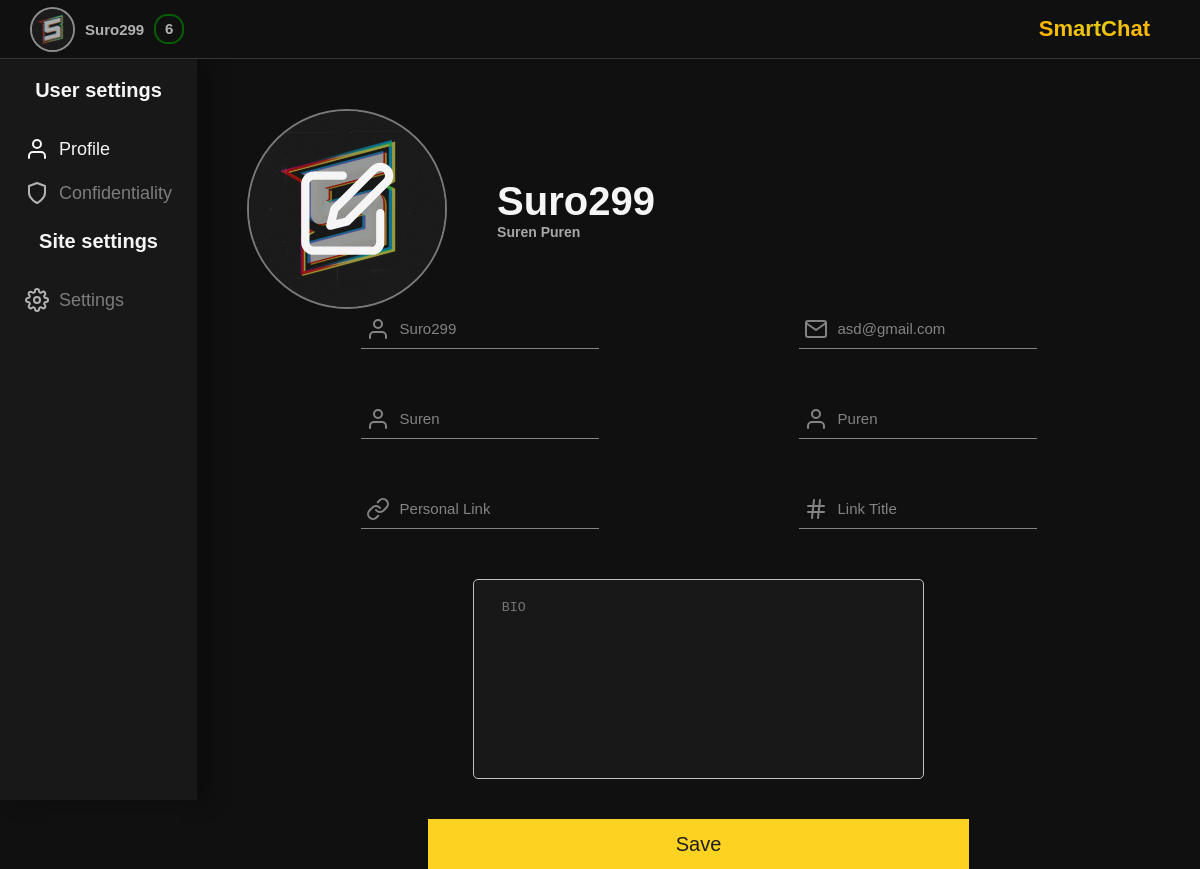
Page /settings/ (signed in) on the committed database.
### users/models.py (models this page shows, shortened)
class CustomUser(AbstractBaseUser, PermissionsMixin):
    ACTIVITY_CHOICES = (
        ('all', 'all'),
        ('friends', 'friends'),
        ('nobody', 'nobody'),
    )
    AVATAR_CHOICES = (
        ('all', 'all'),
        ('friends', 'friends'),
    )
    username = models.CharField(_("User name"), max_length = 255, unique = True)
    first_name = models.CharField(_("User First Name"), max_length = 100, blank = True)
    last_name = models.CharField(_("User Last Name"), max_length = 100, blank = True)
    email = models.EmailField(_("email address"), blank = True, default = "",)
    avatar = models.ImageField(_("User avatar"), blank = True, default = "default_avatar.png",)
    description = models.TextField(_("User Description"), blank = True, default = "No BIO")
    subscribers_set = models.ManyToManyField('CustomUser', blank = True, related_name = 'subscriptions')
    posts_posted = models.PositiveBigIntegerField(_("posts_posted"), default = 0)
    reactions = models.PositiveBigIntegerField(_("reactions"), default = 0)
    points = models.PositiveBigIntegerField(_("points"), default = 0)
    level = models.PositiveIntegerField("User level", default = 1)
    exp = models.PositiveIntegerField("User Exp", default = 0)
    favorites = models.ManyToManyField('main.PostsModel', blank = True)
    subscription_set = models.ManyToManyField('CustomUser', blank = True, related_name = 'subscribers')
    friends_set = models.ManyToManyField('CustomUser', blank = True, related_name = 'friends')
    is_staff = models.BooleanField(default = False)
    is_active = models.BooleanField(default = True)
    date_joined = models.DateTimeField(auto_created=True, default=timezone.now)
    avatar_visibility = models.CharField(max_length=7, choices= AVATAR_CHOICES, default='all')
    activity_visibility = models.CharField(max_length=7, choices= ACTIVITY_CHOICES, default='all')
    show_likes = models.BooleanField("Show Likes", default = False)
    show_dislikes = models.BooleanField("Show Dislikes", default = False)
    show_favorites = models.BooleanField("Show Favorites", default = False)
    USERNAME_FIELD = "username"
    REQUIRED_FIELDS = ["email"]
    objects = CustomUserManager()

### settings/views.py (the view, shortened to what this page needs)
# urls.py: path("", views.profil_settings, name = "profil_settings"),
def profil_settings(request):
    if not (request.user.is_authenticated):
        return redirect("login")
    one_user = User.objects.get(pk = request.user.id)
    if one_user != request.user:
        return redirect(f"/user_profile")
    return render(request, "settings/profil_settings.html", context = {
       "one_user":  one_user,
       "active": "profile"
    })

### settings/templates/settings/profil_settings.html (shortened to what this page needs)
{% extends 'main/base.html' %}
{% load static %}
{% block css %}
    <link rel="stylesheet" href="{% static 'settings/css/profile_settings/style.css' %}">
{% endblock %}
{% block main %}
    <main>
        <form method = "post" enctype="multipart/form-data">
            <section>
                <div class="">
                    <img src="{% static 'main/icon/edit.svg' %}" onclick="OpenFileSelect()">
                </div>
                <div>
                    <h1> {{ one_user.username }} </h1>
                    <h3> {{ one_user.first_name}} {{ one_user.last_name }} </h3>
                </div>
            </section>
            <section>
                <span>
                    <div>
                        <img src="{% static 'main/icon/user.svg' %}" alt="">
                        <input type="text" name = "username" placeholder = "Username" value="{{ one_user.username }}">
                    </div>
                    <div>
                        <img src="{% static 'main/icon/mail.svg' %}" alt="">
                        <input type="email" name = "email" placeholder = "Email@exemple.com" value = "{{ one_user.email }}">
                    </div>
                </span>
                <span>
                    <div>
                        <img src="{% static 'main/icon/user.svg' %}" alt="">
                        <input type="text" name = "first_name" placeholder = "First Name" value = "{{ one_user.first_name }}">
                    </div>
                    <div>
                        <img src="{% static 'main/icon/user.svg' %}" alt="">
                        <input type="text" name = "last_name" placeholder = "Last Name" value = "{{ one_user.last_name }}">
                    </div>
                </span>
                <span>
                    <div>
                        <img src="{% static 'main/icon/link.svg' %}" alt="">
                        <input type="text" name = "personal_link" placeholder = "Personal Link">
                    </div>
                    <div>
                        <img src="{% static 'main/icon/hash.svg' %}" alt="">
                        <input type="text" name = "personal_link_title" placeholder = "Link Title">
                    </div>
                </span>
                <textarea name = "bio" cols="82" rows="5" placeholder=" BIO " value = "{{ one_user.description }}"></textarea>
            </section>
            <section>
                <button type = "submit"> Save </button>
            </section>
        </form>
    </main>
    {% include 'main/inc/settings_menu.html' %}
{% endblock %}

### main/templates/main/base.html (shortened to what this page needs)
{% load static %}
<!DOCTYPE html>
<html lang="en">
  <head>
    <link rel="stylesheet" href="{% static 'main/css/dop/header/style.css'%}" />
    <link
      rel="stylesheet"
      href="{% static 'main/css/dop/set_menu/style.css' %}"
    />
    {% block css %} {% endblock %}
  </head>
  <body>
    <header>
      <div onclick="OpenSettingsWindow()">
        <span>
          <img src="{{ user.avatar.url }}" alt="User Avatar" />
        </span>
        <h1>{{ user.username }}</h1>
        {% if user.level < 10 %}
        <div style="border-color: green">
          <h1>{{ user.level }}</h1>
        </div>
        {% endif %}
      </div>
      <div>
        <h1>SmartChat</h1>
      </div>
    </header>
    {% block main %} {% endblock %}
  </body>
</html>

### main/static/main/css/dop/header/style.css (style rules this page uses)
header { grid-area: 1 / 1 / 2 / 7; border-bottom: 1px solid #373737; display: flex; justify-content: space-between; align-items: center; padding: 10px; background-color: #101010; box-shadow: 0 2px 4px rgba(0, 0, 0, 0.1); padding: 0 3rem; z-index: 5; }
header > div:nth-child(1) { opacity: 70%; display: flex; align-items: center; transition: 0.2s; margin-right: 2rem; }
header > div:nth-child(1) > span { width: 4.5rem; height: 4.5rem; border-radius: 50%; border: 2px solid silver; margin-right: 1rem; border-radius: 50%; outline: hidden; overflow: hidden; display: flex; justify-content: center; align-content: center; }
header > div:nth-child(1) > span > img { height: 100%; border-radius: 50%; }
header > div:nth-child(1) > h1 { user-select: none; font-weight: bold; font-size: 1.5rem; margin-right: 1rem; }
header > div:nth-child(1) > div { width: 3rem; height: 3rem; display: flex; justify-content: center; align-items: center; border: 2px solid gold; border-radius: 45%; }
header > div:nth-child(1) > div > h1 { width: 100%; height: 100%; display: flex; justify-content: center; align-items: center; padding-bottom: 0.2rem; font-size: 1.5rem; user-select: none; }
header > div:nth-child(4) { height: 5rem; display: flex; margin-right: 2rem; }
header > div:nth-child(4) > h1 { display: flex; align-items: center; font-size: 2.2rem; background: radial-gradient(ellipse farthest-side at top center, #e8c812 50%, #ffb700 100%); background-clip: text; -webkit-background-clip: text; -webkit-text-fill-color: transparent; }

### rows in the picture
CustomUser: avatar (picture), username "Suro299", level "6", first_name "Suren", last_name "Puren", email "asd@gmail.com", bio "BIO"
